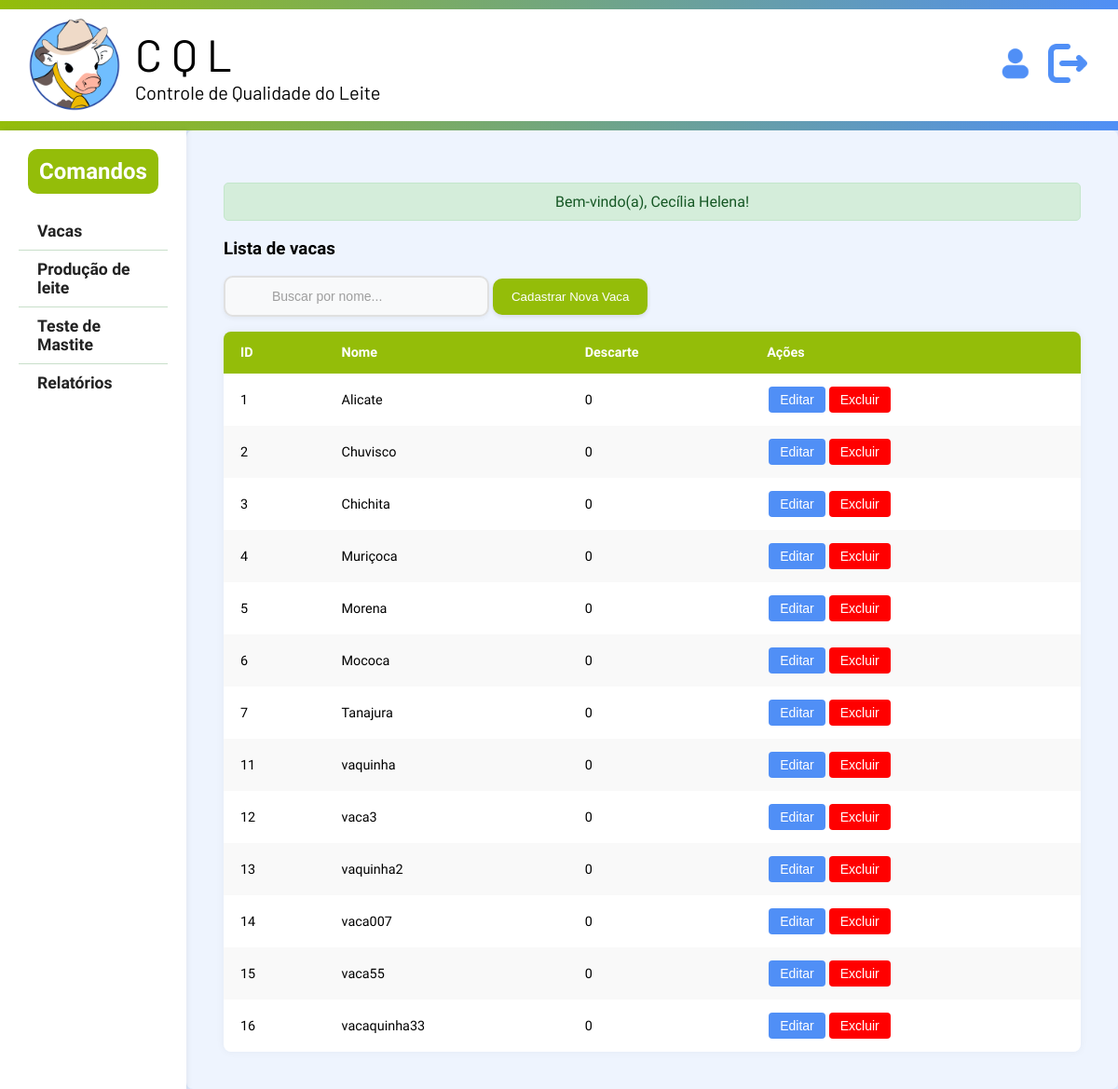
The app's page /FrontEnd/aluno/area_comum_aluno.php (signed in), older data.
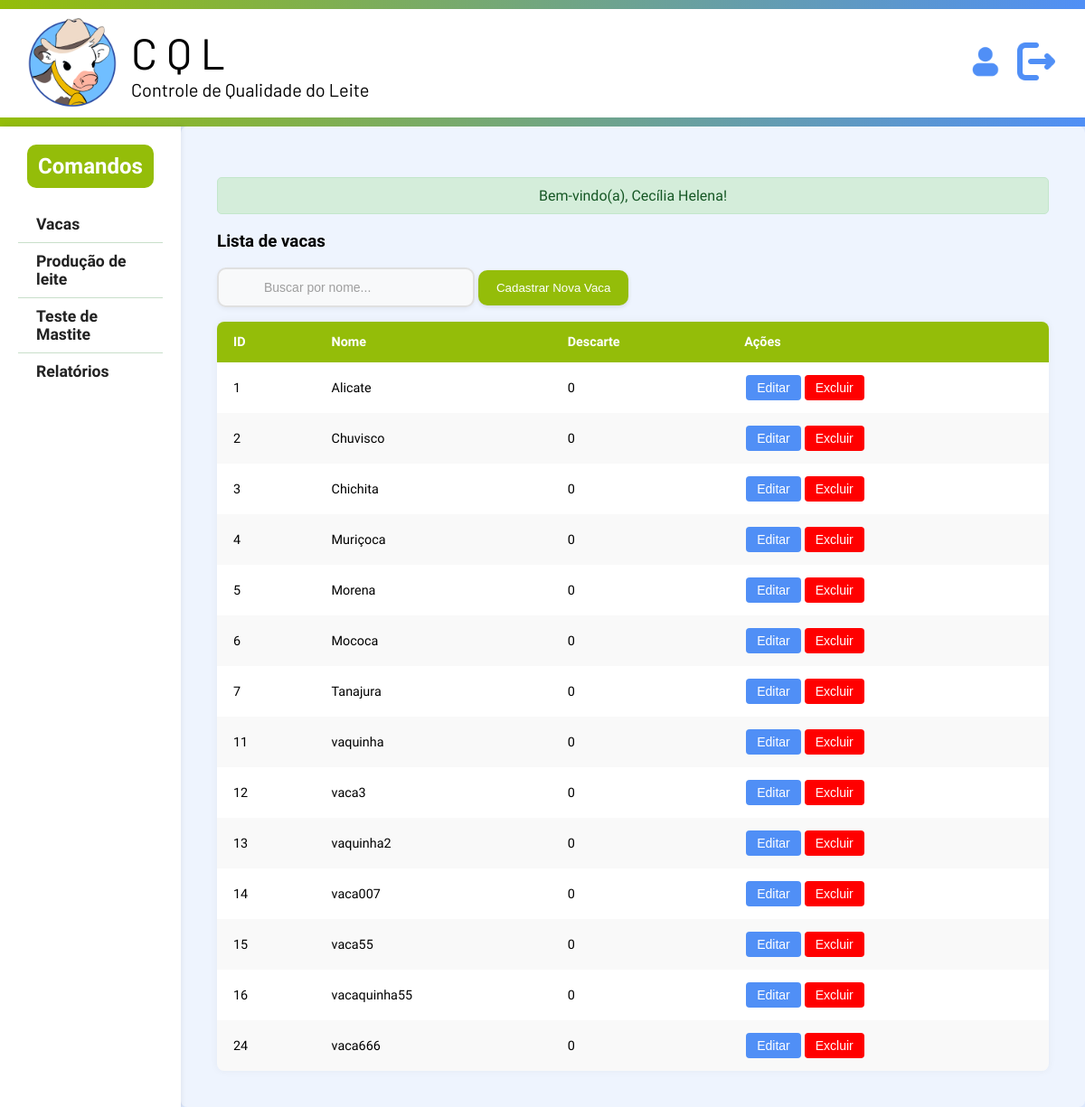
The same page, newer data.
### tables this page shows
CREATE TABLE `vacas` (
  `id_vaca` int(11) NOT NULL,
  `nome` varchar(100) NOT NULL,
  `descarte` tinyint(1) NOT NULL DEFAULT 0
);

### FrontEnd/aluno/area_comum_aluno.php (shortened to what this page needs)
<?php
include("../../BackEnd/gerar_alertas.php");
?>
<!DOCTYPE html>
<html lang="pt-br">
<head>
  <link rel="stylesheet" href="../style/usuarios.css" />
</head>
<body>
  <div class="faixa-decorada"></div>
  <header id="menu">
    <div class="logo-container">
      <img src="../imgs/iconePagPreto.png" alt="Logo do projeto" class="logo" />
      <div class="texto-logo">
        <h1 class="barlow-regular">CQL</h1>
        <h2 class="barlow-regular">Controle de Qualidade do Leite</h2>
      </div>
    </div>
    <div class="caixa-perfil">
      <button id="btnPerfil" title="<?php echo htmlspecialchars($_SESSION['nome'] ?? 'Usuário'); ?>">
        <img src="../imgs/perfil.png" alt="Perfil de <?php echo htmlspecialchars($_SESSION['nome'] ?? 'usuário'); ?>">
      </button>
      <button title="Sair" onclick="if(confirmarSaida()) location.href='../../FrontEnd/logout.php'">
        <img src="../imgs/sair.png" alt="Botão sair">
      </button>
    </div>
  </header>
  <div class="faixa-decorada"></div>
  <main class="painel">
    <nav class="menu-lateral">
      <h2>Comandos</h2>
      <ul>
        <li><a href="#" onclick="mostrarSecao('lista')">Vacas</a></li>
        <li><a href="#" onclick="mostrarSecao('producao')">Produção de leite</a></li>
        <li><a href="#" onclick="mostrarSecao('teste_mastite')">Teste de Mastite</a></li>
        <li><a href="#" onclick="mostrarSecao('relatorios')">Relatórios</a></li>
      </ul>
    </nav>
    <section id="lista" class="conteudo">
      <?php if (isset($_SESSION['mensagem'])): ?>
        <p class="mensagem" role="alert" id="mensagem-global"><?= $_SESSION['mensagem']; ?></p>
      <?php unset($_SESSION['mensagem']);
      endif; ?>
      <h3>Lista de vacas</h3>
      <input type="text" id="buscaVaca" list="vacasNomesDatalist" placeholder="Buscar por nome..." oninput="filtrarVacasTabela()" class="input-busca">
      <button onclick="mostrarSecao('cadastro')" class="btn">Cadastrar Nova Vaca</button>
      <table class="tabela" id="id-tabela-vacas">
        <thead>
          <tr>
            <th>ID</th>
            <th>Nome</th>
            <th>Descarte</th>
            <th>Ações</th>
          </tr>
        </thead>
        <tbody>
          <?php require("../../BackEnd/listar_vacas.php") ?>
        </tbody>
      </table>
    </section>
  </main>
</body>
</html>

### BackEnd/listar_vacas.php
<?php
require("conexao.php");
try {
    $stmt = $banco->query("SELECT * FROM vacas");
    $vacas = $stmt->fetchAll(PDO::FETCH_ASSOC);
    if (count($vacas) > 0) {
        foreach ($vacas as $vaca) {
            echo "<tr data-id='{$vaca['id_vaca']}'>";
            echo "<td>{$vaca['id_vaca']}</td>";
            echo "<td class='nome-vaca'>{$vaca['nome']}</td>";
            echo "<td>{$vaca['descarte']}</td>";
            echo "<td class='acoes'>";
            echo "<button class='btn-editar' onclick='editarVaca(this)'>Editar</button>";
            echo "<button class='btn-excluir' onclick='excluirVaca({$vaca['id_vaca']}, this)'>Excluir</button>";
            echo "</td>";
            echo "</tr>";
        }
    } else {
        echo "<tr><td colspan='4'><strong>Nenhuma vaca encontrada</strong></td></tr>";
    }
} catch (PDOException $e) {
    echo "<tr><td colspan='4'><strong>Erro ao carregar vacas: " . $e->getMessage() . "</strong></td></tr>";
}
?>

### FrontEnd/style/usuarios.css (style rules this page uses)
:root { --fonte-padrao: "Barlow Semi Condensed", sans-serif; --cor-header: white; --decoracao-header: linear-gradient(to right, #94BD09, #508FF6); --cor-fundo: rgba(80, 143, 246, 0.2); --cor-destaque1: #94BD09; --cor-destaque2: #508FF6; --cor-botao-excluir: #d32f2fd3; --cor-texto-link-menu: #222; --cor-texto-link-menu-hover: #4a6b4d; --cor-link-ativo-fundo: #4CAF50; --cor-link-ativo-texto: #fff; }
* { box-sizing: border-box; }
body, html { min-height: 100vh; margin: 0; }
body { background-color: var(--cor-fundo); font-family: var(--fonte-padrao); opacity: 0; animation: cairSuave 0.8s ease-out forwards; }
.faixa-decorada { height: 10px; background: var(--decoracao-header); }
header { display: flex; align-items: center; justify-content: space-between; padding: 10px 30px; background-color: var(--cor-header); width: 100%; box-sizing: border-box; gap: 20px; }
.barlow-regular { font-family: "Barlow", sans-serif; font-weight: 400; font-style: normal; }
.logo-container { display: flex; align-items: center; gap: 15px; }
.texto-logo { display: flex; flex-direction: column; text-align: justify; }
.texto-logo h1 { margin: 0; font-size: clamp(28px, 5vw, 48px); letter-spacing: 10px; }
.texto-logo h2 { font-size: clamp(14px, 2vw, 20px); margin: 0; }
.logo-container .logo { object-fit: contain; width: 100px; height: auto; }
.caixa-perfil { position: relative; display: flex; gap: 8px; align-items: center; }
.caixa-perfil button img { width: 48px; height: 48px; }
.painel { display: flex; min-height: 100vh; margin-top: 0; position: relative; }
.menu-lateral { background-color: #fff; padding: 20px; width: 200px; font-size: 1.1em; box-shadow: 2px 0 5px rgba(0,0,0,0.1); }
.menu-lateral h2 { font-size: clamp(18px, 2vw, 24px); margin-bottom: 20px; background-color: var(--cor-destaque1); color: #fff; border-radius: 10px; padding: 10px; text-align: center; margin: 0 10px 20px 10px; }
.menu-lateral ul { list-style: none; padding: 0; margin: 0; }
.menu-lateral a { text-decoration: none; color: var(--cor-texto-link-menu); font-weight: bold; display: block; padding: 10px 20px; transition: background-color 0.2s ease, color 0.2s ease; border-bottom: 1px solid #c8dfca; }
.menu-lateral ul li:last-child a { border-bottom: none; }
.conteudo { flex: 1; display: flex; flex-direction: column; align-items: center; padding: 40px; background-color: rgba(255, 255, 255, 0.5); border-radius: 7px; gap: 10px; margin-left: 0; width: 100%; min-height: 100vh; }
.tabela { width: 100%; border-collapse: separate; border-spacing: 0; margin-top: 16px; font-family: var(--fonte-padrao); font-size: clamp(13px, 1.2vw, 16px); box-shadow: 0 0 10px rgba(0, 0, 0, 0.05); border-radius: 8px; overflow: hidden; }
.tabela thead { background-color: var(--cor-destaque1); color: white; }
.tabela th, .tabela td { padding: 14px 18px; text-align: left; }
.tabela tbody tr:nth-child(even) { background-color: #f9f9f9; }
.tabela tbody tr:nth-child(odd) { background-color: #ffffff; }
.mensagem { background-color: #d4edda; color: #155724; border: 1px solid #c3e6cb; padding: 10px; border-radius: 5px; margin-bottom: 15px; text-align: center; }
.caixa-perfil button { all: unset; cursor: pointer; transition: all 0.3s ease; }
.btn { padding: 12px 20px; background-color:var(--cor-destaque1); color: white; border: none; border-radius: 10px; cursor: pointer; font-weight: 500; transition: all 0.3s ease; box-shadow: 0 2px 5px rgba(0,0,0,0.1); }
.btn-editar, .btn-salvar, .btn-excluir { padding: 6px 12px; border: none; border-radius: 4px; cursor: pointer; font-size: 14px; font-weight: 500; transition: all 0.2s ease; margin: 0 2px; }
.btn-editar { background-color: var(--cor-destaque2); color: white; }
.btn-excluir { background-color: red; color: white; }
.input-busca { flex: 1; max-width: 400px; padding: 12px 50px; font-size: 14px; border: 2px solid #e0e0e0; border-radius: 10px; background-color: #f8f9fa; transition: all 0.3s ease; box-shadow: 0 2px 5px rgba(0,0,0,0.05); }
.input-busca::placeholder { color: #9e9e9e; opacity: 1; }

Row changes from the older to the newer data that the page shows:
changed vacas id 16: nome "vacaquinha33" → "vacaquinha55"
added vacas: id_vaca "24", nome "vaca666", descarte "0"
